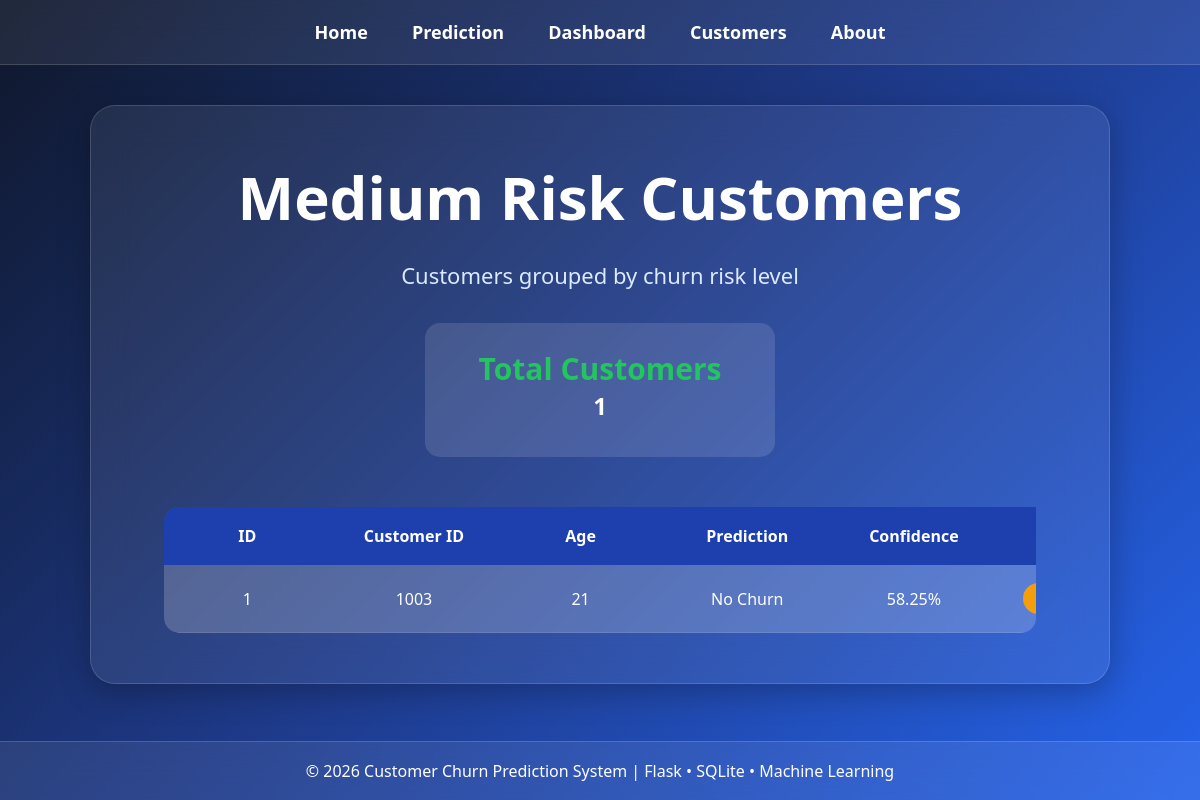
The app's page /risk/medium (signed in) with its own data.
### tables this page shows
CREATE TABLE customers(

    id INTEGER PRIMARY KEY AUTOINCREMENT,

    customer_id INTEGER,
    age INTEGER,
    tenure_months INTEGER,

    avg_order_value REAL,
    total_orders INTEGER,

    last_purchase_days_ago INTEGER,
    support_tickets INTEGER,

    gender TEXT,
    city TEXT,
    subscription_type TEXT,

    prediction TEXT,
    confidence REAL,
    risk_level TEXT
);

### app.py (the view, shortened to what this page needs)
@app.route('/risk/<level>')
def risk_customers(level):
    if "user" not in session:
        return redirect("/")
    conn = get_db_connection()
    if level == "high":
        customers = conn.execute("""
            SELECT *
            FROM customers
            WHERE risk_level='High Risk'
            ORDER BY id ASC
        """).fetchall()
    elif level == "medium":
        customers = conn.execute("""
            SELECT *
            FROM customers
            WHERE risk_level='Medium Risk'
            ORDER BY id ASC
        """).fetchall()
    conn.close()
    return render_template(
        'risk_customers.html',
        customers=customers,
        level=level
    )

### app.py (called while the page is built)
def get_db_connection():
    conn = sqlite3.connect("churn.db")
    conn.row_factory = sqlite3.Row
    return conn

### templates/risk_customers.html (shortened to what this page needs)
<!DOCTYPE html>
<html>
<head>
    <link rel="stylesheet"
          href="{{ url_for('static', filename='css/style.css') }}">
</head>
<body>
<nav>
    <a href="/">Home</a>
    <a href="/prediction">Prediction</a>
    <a href="/dashboard">Dashboard</a>
    <a href="/customers">Customers</a>
    <a href="/about">About</a>
</nav>
<div class="hero">
    <h1>{{ level.title() }} Risk Customers</h1>
<p style="color:#dbeafe; margin-bottom:25px;">
Customers grouped by churn risk level
</p>
    <div class="result-box">
        <h3>Total Customers</h3>
        <h2>{{ customers|length }}</h2>
    </div>
    <div class="table-container">
        <table>
            <tr>
                <th>ID</th>
                <th>Customer ID</th>
                <th>Age</th>
                <th>Prediction</th>
                <th>Confidence</th>
                <th>Risk Level</th>
            </tr>
            {% for customer in customers %}
            <tr>
                <td>{{ loop.index }}</td>
                <td>{{ customer['customer_id'] }}</td>
                <td>{{ customer['age'] }}</td>
                <td>{{ customer['prediction'] }}</td>
                <td>{{ customer['confidence'] }}%</td>
                <td>
                    {% if customer['risk_level'] == 'High Risk' %}
                        <span class="risk-high">
                            High Risk
                        </span>
                    {% elif customer['risk_level'] == 'Medium Risk' %}
                        <span class="risk-medium">
                        </span>
                    {% else %}
                        <span class="risk-low">
                            Low Risk
                        </span>
                    {% endif %}
                </td>
            </tr>
            {% endfor %}
        </table>
    </div>
</div>
<footer>
    © 2026 Customer Churn Prediction System | Flask • SQLite • Machine Learning
</footer>
</body>
</html>

### static/css/style.css (style rules this page uses)
* { margin:0; padding:0; box-sizing:border-box; }
body { font-family:'Segoe UI',sans-serif; min-height:100vh; display:flex; flex-direction:column; background:linear-gradient( 135deg, #0f172a, #1e3a8a, #2563eb ); background-attachment:fixed; }
nav { background:rgba(255,255,255,0.08); backdrop-filter:blur(15px); -webkit-backdrop-filter:blur(15px); border-bottom:1px solid rgba(255,255,255,0.15); padding:20px; text-align:center; position:sticky; top:0; z-index:1000; }
nav a { color:white; text-decoration:none; margin:0 20px; font-size:18px; font-weight:600; transition:0.3s; }
.hero { width:85%; max-width:1200px; margin:40px auto; background:rgba(255,255,255,0.08); backdrop-filter:blur(20px); -webkit-backdrop-filter:blur(20px); border:1px solid rgba(255,255,255,0.15); border-radius:25px; padding:50px; text-align:center; box-shadow: 0 8px 32px rgba(0,0,0,0.25); }
.hero h1 { color:white; font-size:60px; margin-bottom:20px; }
.hero p { color:#dbeafe; font-size:22px; margin-bottom:35px; line-height:1.6; }
table { width:100%; border-collapse:collapse; background:rgba(255,255,255,0.12); border-radius:15px; overflow:hidden; color:white; margin-top:20px; }
table th { background:rgba(0,0,0,0.25); padding:15px; font-size:16px; }
table td { padding:12px; border-bottom:1px solid rgba(255,255,255,0.1); }
footer { margin-top:auto; background:rgba(255,255,255,0.08); backdrop-filter:blur(15px); border-top:1px solid rgba(255,255,255,0.15); color:white; text-align:center; padding:18px; }
.result-box { width:350px; margin:30px auto; padding:25px; border-radius:15px; background:rgba(255,255,255,0.12); color:white; text-align:center; }
.result-box h2 { margin-bottom:10px; }
.result-box h3 { color:#22c55e; font-size:30px; }
.hero table { width:100%; border-collapse:collapse; border-radius:15px; overflow:hidden; table-layout:fixed; }
.hero table th, .hero table td { text-align:center; vertical-align:middle; padding:18px; }
.hero table th { background:#1e40af; color:white; font-weight:600; }
.hero table td { background:rgba(255,255,255,0.08); color:white; }
.table-container { width:95%; margin:auto; overflow-x:auto; border-radius:15px; }
.table-container table { min-width:1000px; }
.risk-medium { background:#f59e0b; color:white; padding:6px 12px; border-radius:20px; font-size:14px; font-weight:bold; }
.risk-medium { min-width:90px; display:inline-block; text-align:center; }

### records on screen
customers: customer_id "1003", age "21", prediction "No Churn", confidence "58.25"

### other values on screen
{{ level.title() }} "Medium"
{{ customers|length }} "1"
